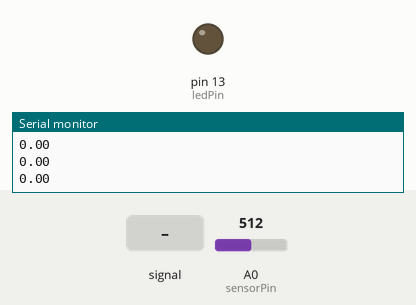
A sketch run on a simulated Arduino Uno, built with avr-gcc and run on an emulated ATmega328P. Shown: output pins drawn as LEDs (lit = HIGH), the last lines printed to the serial monitor. The inputs (shaded band) are chosen by the test bench; at power-on: A0 (sensorPin) = 512.

Above: at 1.2 s.
1.3 s: A0 (sensorPin) fed a 2 Hz sine of ±306 counts around its level
At 1.5 s:
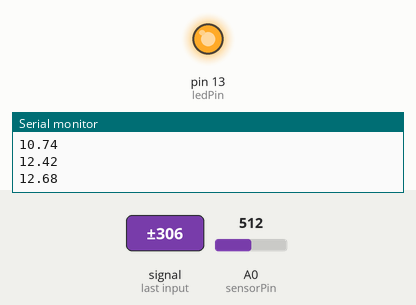
4.3 s: A0 (sensorPin) set to 716
Timing chart, 0 to 7.3 s (numbered marks = the images above; inputs shaded):
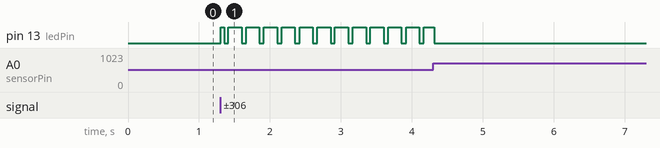

Measured:
- after the input at 1.3 s, pin 13 (ledPin): LOW → HIGH at once, then repeats every 0.25 s: LOW 0.06 s, HIGH 0.19 s

The sketch:

3_Sound_Sensor_LED.ino
```cpp
int sensorPin = A0;    // select the input pin for the potentiometer
float sensorValue = 0; // variable to store the value coming from the sensor
float preValue = 0;
float baseValue = 0;
float a = 0;
float Total = 0;
int counter = 0;
int ledPin = 13;      // select the pin for the LED

void setup() {
  // declare the ledPin as an OUTPUT:
  pinMode(ledPin, OUTPUT);
  Serial.begin (9600);
}

void loop() {
  Total = 0;
  a = 0;
  for(int i=0; i<50; i++) {
    sensorValue = analogRead(sensorPin);

    if(preValue == sensorValue) {
      counter++;
    }
    if(counter > 20) {
      baseValue = sensorValue;
      counter = 0;
    }
    preValue = sensorValue;

    a = abs(sensorValue - baseValue);
    Total = Total + a;
  }
  a = Total/50;
  Serial.println(a);

  if (a >= 3) {
    digitalWrite(ledPin, HIGH);
  }
  else {
    digitalWrite(ledPin, LOW);
  }
}
```
